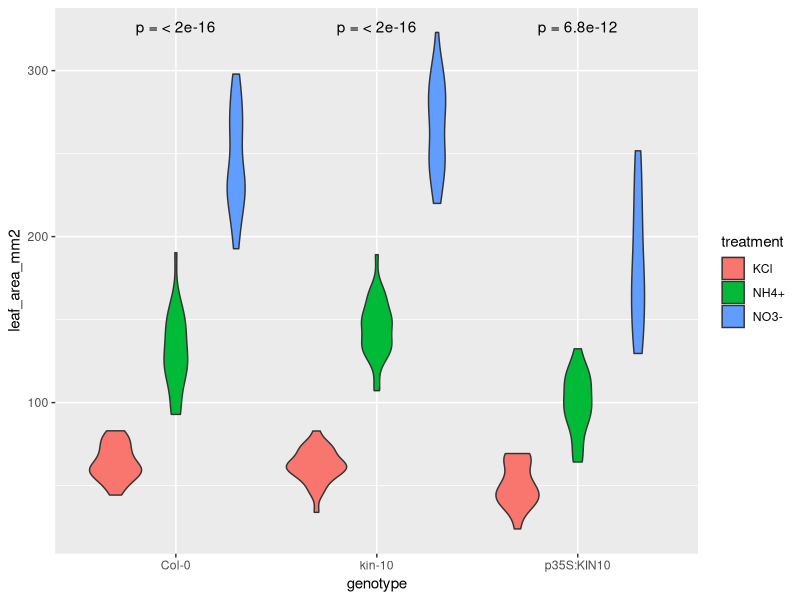
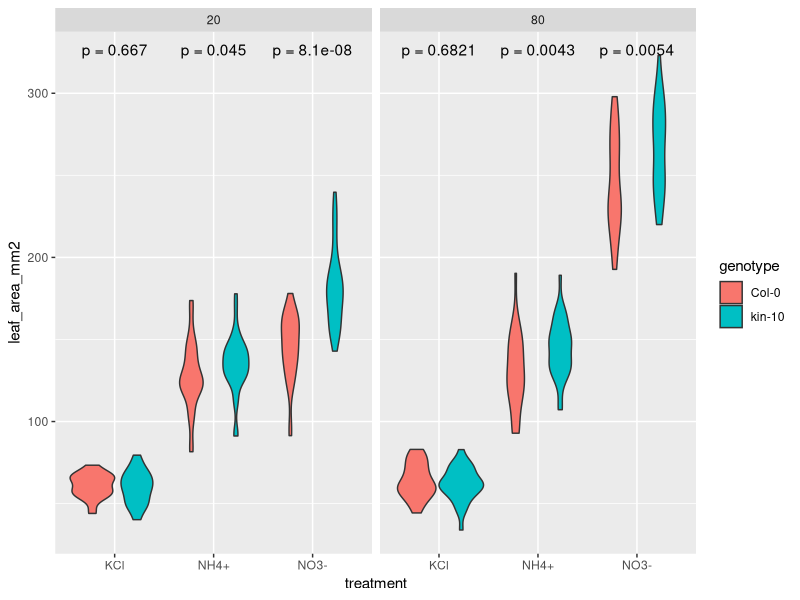

Generate these figures, in order, with R:
## ---- chunk 1
library(tidyverse)
library(ggpubr)
## ---- chunk 2
kin10 <- read_tsv("Exam_L3_bioinfo.txt")
kin10
## ---- chunk 3
# Pour inspecter les données, utilisez la fonction 
# View(kin10)
## ---- chunk 4
dim(kin10)
## ---- chunk 5
distinct(kin10, treatment)
## ---- chunk 6
filter(kin10, light_intensity==80) %>% 
  mutate(leaf_area_mm2=leaf_area_cm2*100) %>% 
  ggplot(aes(x=genotype, y=leaf_area_mm2, fill=treatment )) +
  geom_violin() +
  stat_compare_means(label="p.format")
## ---- chunk 7
filter(kin10, genotype!="p35S:KIN10") %>% 
  mutate(leaf_area_mm2=leaf_area_cm2*100) %>% 
  ggplot(aes(x=treatment, y=leaf_area_mm2, fill=genotype)) +
  geom_violin() +
  stat_compare_means(label="p.format") +
  facet_wrap(~light_intensity)
## ---- chunk 8
filter(kin10,  genotype!="p35S:KIN10") %>% 
  mutate(leaf_area_mm2=leaf_area_cm2*100) %>% 
  group_by(light_intensity, treatment, genotype) %>% 
  summarise(average_area_leaf_mm2=mean(leaf_area_mm2))

